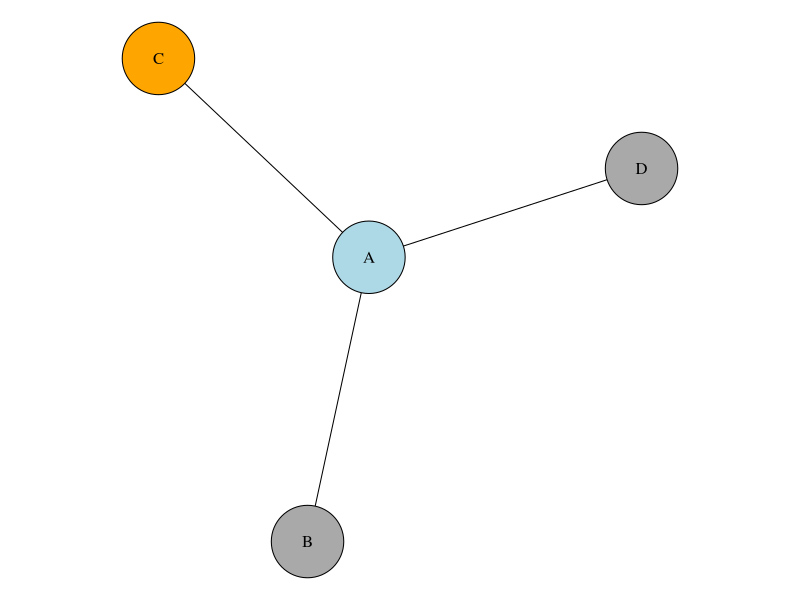
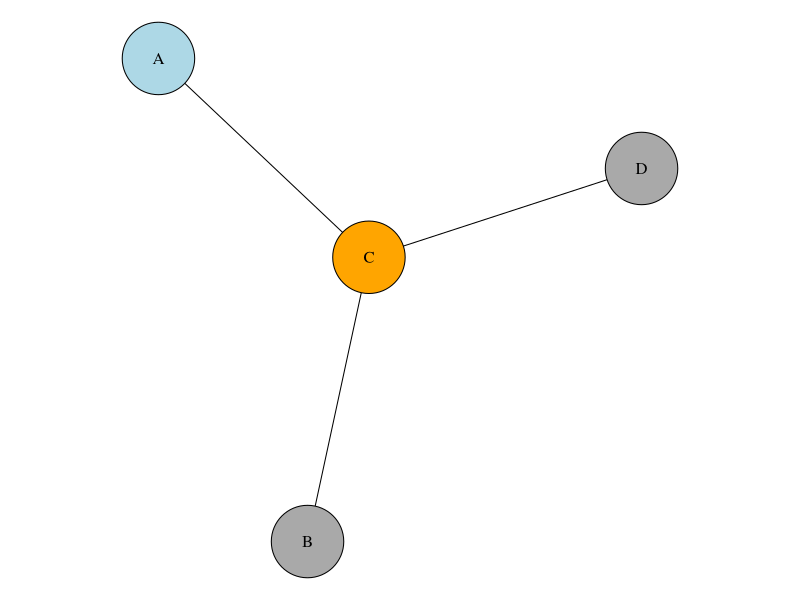

R code for these plots, in order:
library(igraph)

set.seed(123)

# Create the graph data
edges <- data.frame(
  from = c("A", "A", "A"),
  to   = c("B", "C", "D")
)
g1 <- graph_from_data_frame(edges, directed = FALSE)

# Create a second graph with permuted labels
original_labels <- V(g1)$name
permuted_labels <- c("C", "B", "A", "D") # A and C are swapped
name_map <- setNames(permuted_labels, original_labels)

g2 <- g1
V(g2)$name <- name_map[V(g1)$name]

# Use a consistent layout for both graphs
layout <- layout_with_fr(g1)

# Function to assign consistent node colors
assign_node_colors <- function(names) {
  sapply(names, function(n) {
    if (n == "A") {
      "lightblue"
    } else if (n == "C") {
      "orange"
    } else {
      "darkgrey"
    }
  })
}

colors_g1 <- assign_node_colors(V(g1)$name)
colors_g2 <- assign_node_colors(V(g2)$name)

# Create directory if needed
if (!dir.exists("examples")) {
  dir.create("examples")
}

# Plot original graph (g1)
pdf("examples/node_exch_g1_dark.pdf", width = 4, height = 2.5)
par(mar = c(0, 0, 0, 0))
plot(g1,
  layout = layout,
  vertex.label = V(g1)$name,
  vertex.label.color = "black",
  vertex.color = colors_g1,
  vertex.size = 30,
  edge.color = "black"
)
dev.off()

# Plot permuted graph (g2)
pdf("examples/node_exch_g2_dark.pdf", width = 4, height = 2.5)
par(mar = c(0, 0, 0, 0))
plot(g2,
  layout = layout,
  vertex.label = V(g2)$name,
  vertex.label.color = "black",
  vertex.color = colors_g2,
  vertex.size = 30,
  edge.color = "black"
)
dev.off()
